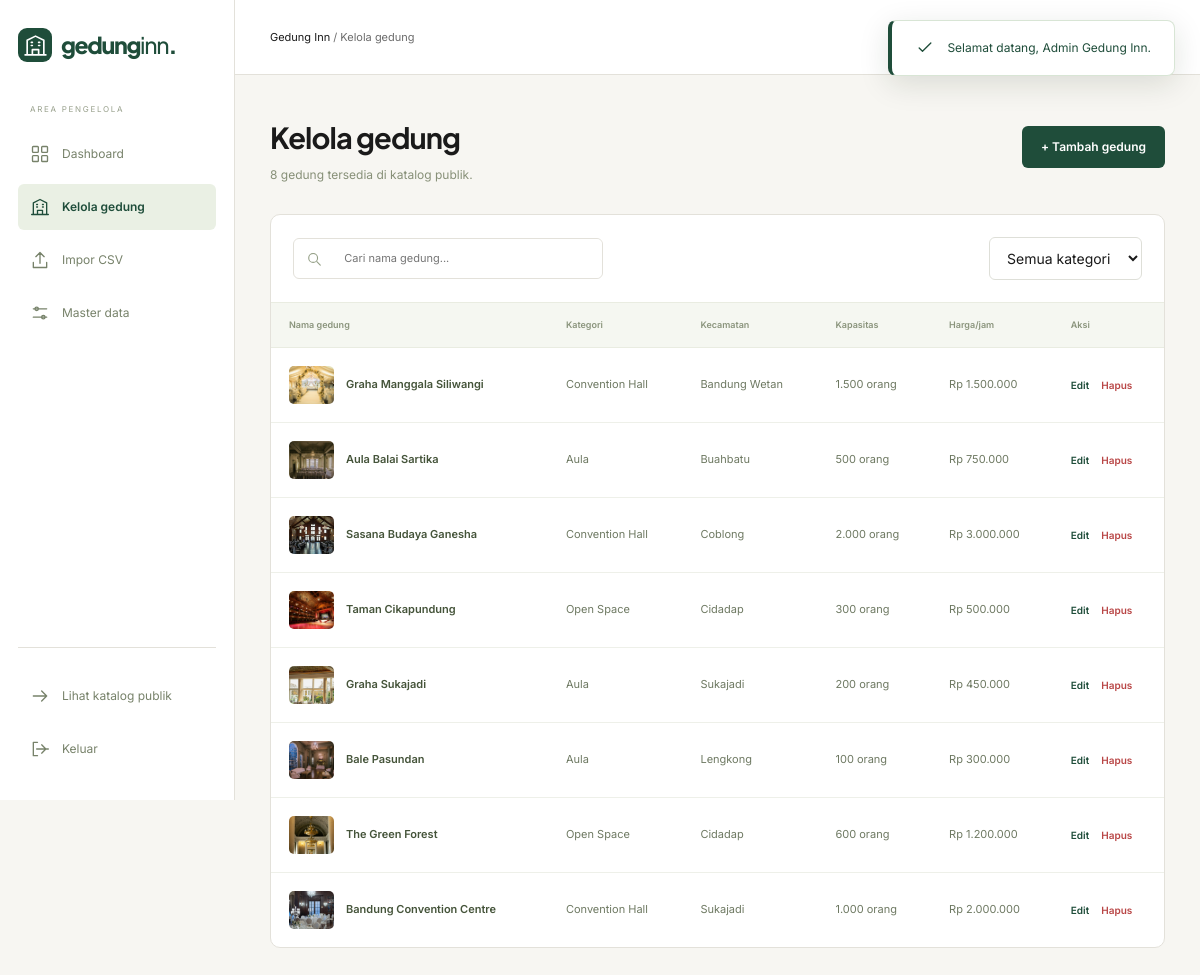
Page /admin/gedung.php (signed in) on the committed database.
### tables this page shows
CREATE TABLE `venues` (
  `id`            INT UNSIGNED NOT NULL AUTO_INCREMENT,
  `nama`          VARCHAR(120) NOT NULL,
  `kategori_id`   TINYINT UNSIGNED NOT NULL,
  `kecamatan`     VARCHAR(60)  NOT NULL,
  `alamat`        VARCHAR(200) NOT NULL,
  `kapasitas`     INT UNSIGNED NOT NULL,
  `harga_per_jam` INT UNSIGNED NOT NULL,
  `minimal_jam`   TINYINT UNSIGNED NOT NULL DEFAULT 2,
  `kontak_nama`   VARCHAR(120) NOT NULL DEFAULT '',
  `kontak_wa`     VARCHAR(20)  NOT NULL DEFAULT '',
  `website_resmi` VARCHAR(255) NOT NULL DEFAULT '',
  `kontak_demo`   TINYINT(1)   NOT NULL DEFAULT 1,
  `deskripsi`     TEXT         NOT NULL,
  `created_at`    TIMESTAMP    NOT NULL DEFAULT CURRENT_TIMESTAMP,
  `updated_at`    TIMESTAMP    NOT NULL DEFAULT CURRENT_TIMESTAMP ON UPDATE CURRENT_TIMESTAMP,
  PRIMARY KEY (`id`),
  KEY `idx_venues_kategori`  (`kategori_id`),
  KEY `idx_venues_kecamatan` (`kecamatan`),
  KEY `idx_venues_harga`     (`harga_per_jam`),
  KEY `idx_venues_kapasitas` (`kapasitas`),
  CONSTRAINT `fk_venues_kategori` FOREIGN KEY (`kategori_id`)
    REFERENCES `kategori` (`id`) ON UPDATE CASCADE ON DELETE RESTRICT
);

CREATE TABLE `kategori` (
  `id`     TINYINT UNSIGNED NOT NULL AUTO_INCREMENT,
  `nama`   VARCHAR(60) NOT NULL,
  `urutan` TINYINT UNSIGNED NOT NULL DEFAULT 0,
  PRIMARY KEY (`id`),
  UNIQUE KEY `uq_kategori_nama` (`nama`)
);

### config/database.php (called while the page is built, shortened)
<?php
function db(): PDO
{
    static $pdo = null;
    if ($pdo instanceof PDO) {
        return $pdo;
    }
    $ports = array_values(array_unique(array_filter([
        (string) DB_PORT,
        '3306',
        '3307',
    ], static fn (string $p): bool => $p !== '')));
    foreach ($ports as $port) {
        $dsn = sprintf('mysql:host=%s;port=%s;dbname=%s;charset=utf8mb4', DB_HOST, $port, DB_NAME);
        try {
            $pdo = new PDO($dsn, DB_USER, DB_PASS, [
                PDO::ATTR_ERRMODE            => PDO::ERRMODE_EXCEPTION,
                PDO::ATTR_DEFAULT_FETCH_MODE => PDO::FETCH_ASSOC,
                PDO::ATTR_EMULATE_PREPARES   => false,
                PDO::ATTR_TIMEOUT            => 4,
            ]);
            return $pdo;
        } catch (PDOException $e) {
            $lastError = $e;
        }
    }
    exit;
}

### includes/repository.php (called while the page is built, shortened)
<?php
require_once __DIR__ . '/functions.php';
function price_ceiling(): int
{
    static $ceiling = null;
    if ($ceiling === null) {
        $max = (int) db()->query('SELECT COALESCE(MAX(harga_per_jam), 0) FROM venues')->fetchColumn();
        $ceiling = max(3_000_000, $max);
    }
    return $ceiling;
}
function find_venues(array $filters, ?string $kategoriWajib = null): array
{
    $sql    = 'SELECT v.*, k.nama AS kategori
               FROM venues v
               JOIN kategori k ON k.id = v.kategori_id
               WHERE 1 = 1';
    $params = [];
    $sql .= match ($filters['sort']) {
        'rendah'    => ' ORDER BY v.harga_per_jam ASC, v.id ASC',
        'tinggi'    => ' ORDER BY v.harga_per_jam DESC, v.id ASC',
        'kapasitas' => ' ORDER BY v.kapasitas DESC, v.id ASC',
        default     => ' ORDER BY v.id ASC',
    };
    $st = db()->prepare($sql);
    $st->execute($params);
    return hydrate_venues($st->fetchAll());
}
function hydrate_venues(array $rows): array
{
    $ids = array_map(static fn (array $r): int => (int) $r['id'], $rows);
    $in  = implode(', ', array_fill(0, count($ids), '?'));
    $foto = db()->prepare("SELECT venue_id, url FROM venue_foto
                           WHERE venue_id IN ($in) ORDER BY urutan");
    $foto->execute($ids);
    $fotoMap = [];
    foreach ($foto->fetchAll() as $r) {
        $fotoMap[(int) $r['venue_id']][] = $r['url'];
    }
    $fas = db()->prepare("SELECT vf.venue_id, f.nama
                          FROM venue_fasilitas vf JOIN fasilitas f ON f.id = vf.fasilitas_id
                          WHERE vf.venue_id IN ($in) ORDER BY f.urutan");
    $fas->execute($ids);
    $fasMap = [];
    foreach ($fas->fetchAll() as $r) {
        $fasMap[(int) $r['venue_id']][] = $r['nama'];
    }
    $jen = db()->prepare("SELECT vj.venue_id, j.nama
                          FROM venue_jenis vj JOIN jenis_acara j ON j.id = vj.jenis_acara_id
                          WHERE vj.venue_id IN ($in) ORDER BY j.urutan");
    $jen->execute($ids);
    $jenMap = [];
    foreach ($jen->fetchAll() as $r) {
        $jenMap[(int) $r['venue_id']][] = $r['nama'];
    }
    $lay = db()->prepare("SELECT venue_id, nama, harga, satuan FROM layanan
                          WHERE venue_id IN ($in) ORDER BY urutan, id");
    $lay->execute($ids);
    $layMap = [];
    foreach ($lay->fetchAll() as $r) {
        $layMap[(int) $r['venue_id']][] = [
            'nama'   => $r['nama'],
            'harga'  => (int) $r['harga'],
            'satuan' => $r['satuan'],
        ];
    }
    $hasil = [];
    foreach ($rows as $row) {
        $id                = (int) $row['id'];
        $row['id']         = $id;
        $row['kapasitas']  = (int) $row['kapasitas'];
        $row['harga_per_jam'] = (int) $row['harga_per_jam'];
        $row['minimal_jam']   = (int) $row['minimal_jam'];
        $row['kategori_id']   = (int) $row['kategori_id'];
        $row['kontak_demo']   = (bool) $row['kontak_demo'];
        $row['photos']        = $fotoMap[$id] ?? [];
        $row['fasilitas']     = $fasMap[$id] ?? [];
        $row['jenis_acara']   = $jenMap[$id] ?? [];
        $row['layanan']       = $layMap[$id] ?? [];
        $hasil[]              = $row;
    }
    return $hasil;
}

### includes/functions.php (called while the page is built, shortened)
<?php
require_once __DIR__ . '/../config/database.php';
function e(mixed $value): string
{
    return htmlspecialchars((string) $value, ENT_QUOTES, 'UTF-8');
}
function rupiah(int|float $angka): string
{
    return 'Rp ' . number_format((float) $angka, 0, ',', '.');
}
function ribuan(int|float $angka): string
{
    return number_format((float) $angka, 0, ',', '.');
}
function url(string $path = ''): string
{
    return BASE_URL . '/' . ltrim($path, '/');
}
function asset(string $path): string
{
    return url('assets/' . ltrim($path, '/'));
}
function foto_url(string $value): string
{
    $value = trim($value);
    return asset('img/' . ltrim($value, '/'));
}

### admin/gedung.php (the view, shortened to what this page needs)
<?php
require_once __DIR__ . '/../includes/functions.php';
require_once __DIR__ . '/../includes/repository.php';
require_once __DIR__ . '/../partials/icons.php';
$q        = trim((string) ($_GET['q'] ?? ''));
$kategori = trim((string) ($_GET['kategori'] ?? ''));
$venues = find_venues([
    'q'         => $q,
    'min'       => 0,
    'max'       => price_ceiling(),
    'kapasitas' => 0,
    'kecamatan' => [],
    'kategori'  => $kategori !== '' ? [$kategori] : [],
    'acara'     => [],
    'sort'      => 'rekomendasi',
]);
include __DIR__ . '/../partials/admin-header.php';
?>
<div class="page-heading">
  <div>
    <h1>Kelola gedung</h1>
    <p><?= count($venues) ?> gedung tersedia di katalog publik.</p>
  </div>
  <a class="btn green" href="<?= e(url('admin/gedung-form.php')) ?>">+ Tambah gedung</a>
</div>
<section class="admin-panel">
  <div class="panel-heading">
    <form class="admin-search" method="get" action="<?= e(url('admin/gedung.php')) ?>">
      <?= icon('search', 18) ?>
      <input type="search" name="q" value="<?= e($q) ?>" placeholder="Cari nama gedung..."
             aria-label="Cari nama gedung" autocomplete="off">
    </form>
    <form method="get" action="<?= e(url('admin/gedung.php')) ?>" class="inline-select">
      <select name="kategori" aria-label="Filter kategori gedung" onchange="this.form.submit()">
        <option value="">Semua kategori</option>
      </select>
    </form>
  </div>
  <div class="table-scroll">
    <table class="data-table">
      <thead>
        <tr>
          <th>Nama gedung</th>
          <th>Kategori</th>
          <th>Kecamatan</th>
          <th>Kapasitas</th>
          <th>Harga/jam</th>
          <th>Aksi</th>
        </tr>
      </thead>
      <tbody>
        <?php foreach ($venues as $v): ?>
          <tr>
            <td>
              <div class="table-venue">
                <img src="<?= e(foto_url($v['photos'][0] ?? '')) ?>" alt="" width="38" height="38" loading="lazy">
                <strong><?= e($v['nama']) ?></strong>
              </div>
            </td>
            <td><?= e($v['kategori']) ?></td>
            <td><?= e($v['kecamatan']) ?></td>
            <td><?= e(ribuan($v['kapasitas'])) ?> orang</td>
            <td class="nowrap"><?= e(rupiah($v['harga_per_jam'])) ?></td>
            <td>
              <div class="button-row">
                <a class="text-btn" href="<?= e(url('admin/gedung-form.php?id=' . $v['id'])) ?>">Edit</a>
                <button type="button" class="text-btn danger"
                        data-delete-venue="<?= (int) $v['id'] ?>"
                        data-delete-nama="<?= e($v['nama']) ?>">Hapus</button>
              </div>
            </td>
          </tr>
        <?php endforeach; ?>
      </tbody>
    </table>
  </div>
</section>
<?php include __DIR__ . '/../partials/admin-footer.php'; ?>

### assets/css/style.css (style rules this page uses)
*, *::before, *::after { box-sizing: border-box; }
html { -webkit-text-size-adjust: 100%; tab-size: 4; }
body { margin: 0; line-height: 1.5; }
h1, h2, h3, h4, h5, h6, p, figure, blockquote, dl, dd, ul, ol, pre, form { margin: 0; }
img, svg, video, canvas { display: block; max-width: 100%; }
img, video { height: auto; }
button { background: none; border: 0; padding: 0; font: inherit; color: inherit; text-align: inherit; }
input, select, textarea { font: inherit; color: inherit; margin: 0; }
table { border-collapse: collapse; border-color: inherit; text-indent: 0; }
a { color: inherit; text-decoration: none; }
:root { --green: #1f4d3a; --yellow: #e8b04b; --border: #e3e1da; --muted: #6b6b6b; }
.text-btn { color: var(--green); font-size: 12px; font-weight: 550; }
.btn { display: inline-flex; align-items: center; justify-content: center; gap: 10px; padding: 11px 18px; border-radius: 6px; min-height: 42px; font-size: 12px; font-weight: 550; border: 1px solid transparent; white-space: nowrap; }
.green { background: var(--green); color: white; }
.danger { color: #b94646 !important; }
.button-row { display: flex; gap: 12px; align-items: center; }
.table-scroll { overflow-x: auto; }
.page-heading { display: flex; align-items: center; justify-content: space-between; gap: 24px; margin-bottom: 30px; }
.page-heading h1 { font-size: 29px; letter-spacing: -0.9px; margin-top: 8px; }
.page-heading p { color: #879078; margin-top: 9px; font-size: 12px; }
.admin-panel { background: white; border: 1px solid var(--border); border-radius: 10px; overflow: hidden; }
.panel-heading { display: flex; align-items: center; justify-content: space-between; padding: 22px; gap: 15px; }
.data-table { width: 100%; border-collapse: collapse; text-align: left; font-size: 11px; }
.data-table th { font-size: 9px; font-weight: 550; color: #8a947c; background: #f5f7f1; border-block: 1px solid #e9ece1; padding: 15px 18px; white-space: nowrap; }
.data-table td { padding: 18px; color: #6e7962; border-bottom: 1px solid #eef0e9; line-height: 1.6; }
.data-table tbody tr:last-child td { border-bottom: 0; }
.data-table strong { font-weight: 550; color: #45543a; }
.nowrap { white-space: nowrap; }
.table-venue { display: flex; align-items: center; gap: 12px; min-width: 185px; }
.table-venue img { width: 45px; height: 38px; border-radius: 5px; object-fit: cover; }
.data-table .text-btn { font-size: 10px; }
.admin-search { display: flex; align-items: center; gap: 9px; width: 310px; border: 1px solid var(--border); border-radius: 6px; padding-left: 12px; color: #939e85; }
.admin-search input { width: 100%; border: 0 !important; font-size: 11px; box-shadow: none !important; }

### rows in the picture
venues: shows a picture, nama "Graha Manggala Siliwangi", kategori.nama "Convention Hall", kecamatan "Bandung Wetan", kapasitas "1.500", harga_per_jam "Rp 1.500.000"
venues: shows a picture, nama "Aula Balai Sartika", kategori.nama "Aula", kecamatan "Buahbatu", kapasitas "500", harga_per_jam "Rp 750.000"
venues: shows a picture, nama "Sasana Budaya Ganesha", kategori.nama "Convention Hall", kecamatan "Coblong", kapasitas "2.000", harga_per_jam "Rp 3.000.000"
venues: shows a picture, nama "Taman Cikapundung", kategori.nama "Open Space", kecamatan "Cidadap", kapasitas "300", harga_per_jam "Rp 500.000"
venues: shows a picture, nama "Graha Sukajadi", kategori.nama "Aula", kecamatan "Sukajadi", kapasitas "200", harga_per_jam "Rp 450.000"
venues: shows a picture, nama "Bale Pasundan", kategori.nama "Aula", kecamatan "Lengkong", kapasitas "100", harga_per_jam "Rp 300.000"
venues: shows a picture, nama "The Green Forest", kategori.nama "Open Space", kecamatan "Cidadap", kapasitas "600", harga_per_jam "Rp 1.200.000"
venues: shows a picture, nama "Bandung Convention Centre", kategori.nama "Convention Hall", kecamatan "Sukajadi", kapasitas "1.000", harga_per_jam "Rp 2.000.000"

### other values in the picture
$flash['pesan'] "Selamat datang, Admin Gedung Inn."
$label "Dashboard"
$label "Kelola gedung"
$label "Impor CSV"
$label "Master data"
APP_NAME "Gedung Inn"
$judul "Kelola gedung"
count($venues) "8"
